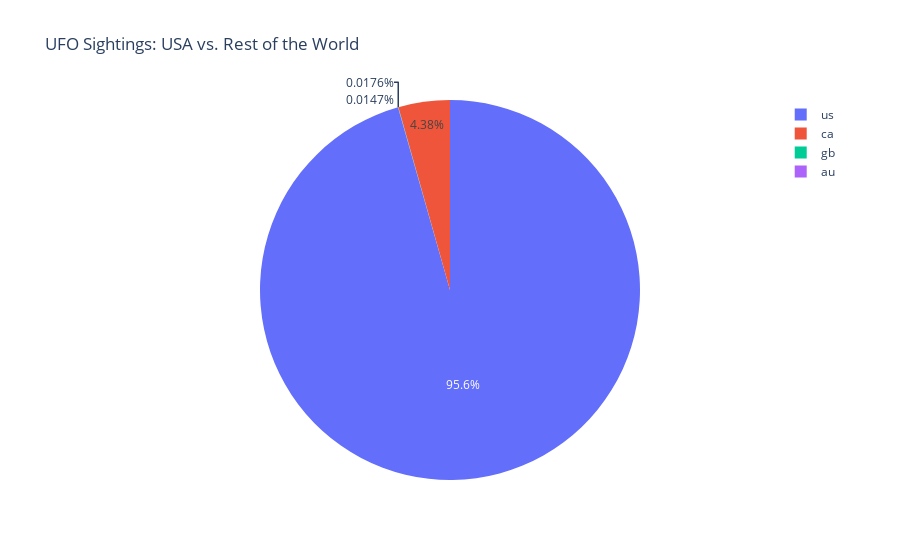

The notebook cell this image was saved under:
### Code cell
#Chase - Visualization
# Grouping sightings by country 
sightings_count = ufo_data.groupby('country').size().reset_index(name='counts') 
# Creating a pie chart with plotly.express 
fig = px.pie(sightings_count, names='country', values='counts', title='UFO Sightings: USA vs. Rest of the World') 
fig.show()

### Figure 1 — Plotly figure (JSON) as saved in the notebook; plotly's stock layout.template omitted (floating-point values rounded to 4 significant figures)
{"data": [{"domain": {"x": [0, 1], "y": [0, 1]}, "hovertemplate": "country=%{label}<br>counts=%{value}<extra></extra>", "labels": ["au", "ca", "gb", "us"], "legendgroup": "", "name": "", "showlegend": true, "type": "pie", "values": [10, 2985, 12, 65112]}], "layout": {"autosize": true, "legend": {"tracegroupgap": 0}, "title": {"text": "UFO Sightings: USA vs. Rest of the World"}}}
